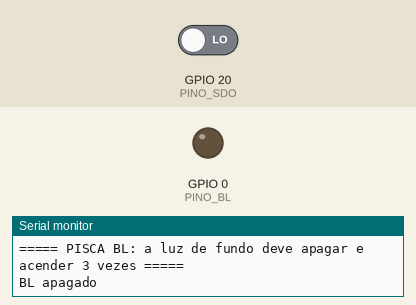
Recording of a sketch running on a simulated ESP32. On the bench: output pins drawn as LEDs (lit = HIGH), the last lines printed to the serial monitor. The test bench sets the inputs (shaded band); at power-on: GPIO 20 (PINO_SDO) LOW. Pins used as bus, display or sensor lines are not drawn.

Above: at 2.0 s.
At 9.2 s:
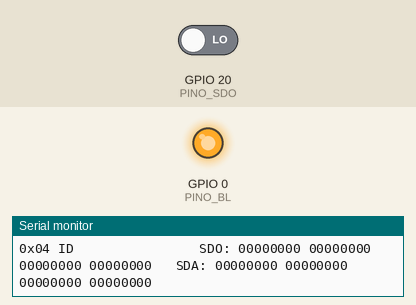
Timing chart, 0 to 15.1 s (numbered marks = the images above):
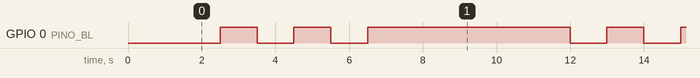

The sketch:

teste_leitura.ino
```cpp
// Teste de comunicação com a GC9B72, tudo em bit-bang lento (~100 kHz).
// 1) Pisca o BL (D0) para confirmar que o fio branco do BL está mesmo no D0.
// 2) Lê o estado da tela (0x0A, 0x09) e o ID (0x04) antes e depois de mandar
//    SLPOUT + DISPON. Se a resposta mudar, a tela está recebendo comandos.
// A leitura é feita pelo SDO (fio opcional no D9) e pelo próprio SDA (modo 3 fios).

#define PINO_SCL 19  // D8
#define PINO_SDA 18  // D10
#define PINO_SDO 20  // D9 (opcional: fio do SDO da tela)
#define PINO_CS   1  // D1
#define PINO_DC   2  // D2
#define PINO_RST 21  // D3
#define PINO_BL   0  // D0

void meioCiclo() { delayMicroseconds(5); }

void escreveByte(uint8_t b) {
  pinMode(PINO_SDA, OUTPUT);
  for (int i = 7; i >= 0; i--) {
    digitalWrite(PINO_SDA, (b >> i) & 1);
    meioCiclo();
    digitalWrite(PINO_SCL, HIGH);
    meioCiclo();
    digitalWrite(PINO_SCL, LOW);
  }
}

void comando(uint8_t c) {
  digitalWrite(PINO_CS, LOW);
  digitalWrite(PINO_DC, LOW);
  escreveByte(c);
  digitalWrite(PINO_DC, HIGH);
  digitalWrite(PINO_CS, HIGH);
}

// Manda o comando e lê n bits pelo pino indicado
uint32_t ler(uint8_t c, int nbits, int pinoLeitura) {
  digitalWrite(PINO_CS, LOW);
  digitalWrite(PINO_DC, LOW);
  escreveByte(c);
  digitalWrite(PINO_DC, HIGH);
  if (pinoLeitura == PINO_SDA) pinMode(PINO_SDA, INPUT);
  uint32_t v = 0;
  for (int i = 0; i < nbits; i++) {
    meioCiclo();
    digitalWrite(PINO_SCL, HIGH);
    meioCiclo();
    v = (v << 1) | digitalRead(pinoLeitura);
    digitalWrite(PINO_SCL, LOW);
  }
  digitalWrite(PINO_CS, HIGH);
  pinMode(PINO_SDA, OUTPUT);
  return v;
}

void bits(uint32_t v, int n) {
  for (int i = n - 1; i >= 0; i--) {
    Serial.print((v >> i) & 1);
    if (i % 8 == 0 && i) Serial.print(' ');
  }
}

void relatorio(const char *quando) {
  Serial.printf("\n--- %s ---\n", quando);
  const struct { uint8_t c; int n; const char *nome; } leituras[] = {
      {0x0A, 16, "0x0A estado de energia"},
      {0x09, 40, "0x09 estado geral    "},
      {0x04, 32, "0x04 ID              "},
  };
  for (auto &l : leituras) {
    uint32_t sdo = ler(l.c, l.n > 32 ? 32 : l.n, PINO_SDO);
    uint32_t sda = ler(l.c, l.n > 32 ? 32 : l.n, PINO_SDA);
    Serial.printf("%s  SDO: ", l.nome);
    bits(sdo, l.n > 32 ? 32 : l.n);
    Serial.print("   SDA: ");
    bits(sda, l.n > 32 ? 32 : l.n);
    Serial.println();
  }
}

void setup() {
  Serial.begin(115200);
  delay(1500);
  pinMode(PINO_SCL, OUTPUT); digitalWrite(PINO_SCL, LOW);
  pinMode(PINO_SDA, OUTPUT); digitalWrite(PINO_SDA, LOW);
  pinMode(PINO_CS, OUTPUT);  digitalWrite(PINO_CS, HIGH);
  pinMode(PINO_DC, OUTPUT);  digitalWrite(PINO_DC, HIGH);
  pinMode(PINO_RST, OUTPUT); digitalWrite(PINO_RST, HIGH);
  pinMode(PINO_SDO, INPUT_PULLDOWN);
  pinMode(PINO_BL, OUTPUT);
}

void loop() {
  Serial.println("\n===== PISCA BL: a luz de fundo deve apagar e acender 3 vezes =====");
  for (int i = 0; i < 3; i++) {
    digitalWrite(PINO_BL, LOW);  Serial.println("BL apagado"); delay(1000);
    digitalWrite(PINO_BL, HIGH); Serial.println("BL aceso");   delay(1000);
  }

  // reset por hardware com pulso longo, como na biblioteca de referência
  digitalWrite(PINO_RST, LOW);  delay(120);
  digitalWrite(PINO_RST, HIGH); delay(120);
  relatorio("logo após o reset (esperado: 0x0A = 00001000, dormindo)");

  comando(0x11);  // sleep out
  delay(150);
  comando(0x29);  // display on
  delay(50);
  relatorio("após SLPOUT + DISPON (esperado: 0x0A com bits 1001 1100)");

  delay(4000);
}
```

Measured:
- by itself, GPIO 0 (PINO_BL): repeats every 10.5 s: LOW 1.0 s, HIGH 1.0 s, LOW 1.0 s, HIGH 5.5 s, LOW 1.0 s, HIGH 1.0 s
- by itself, everything shown: repeats every 10.5 s, in 6 steps
